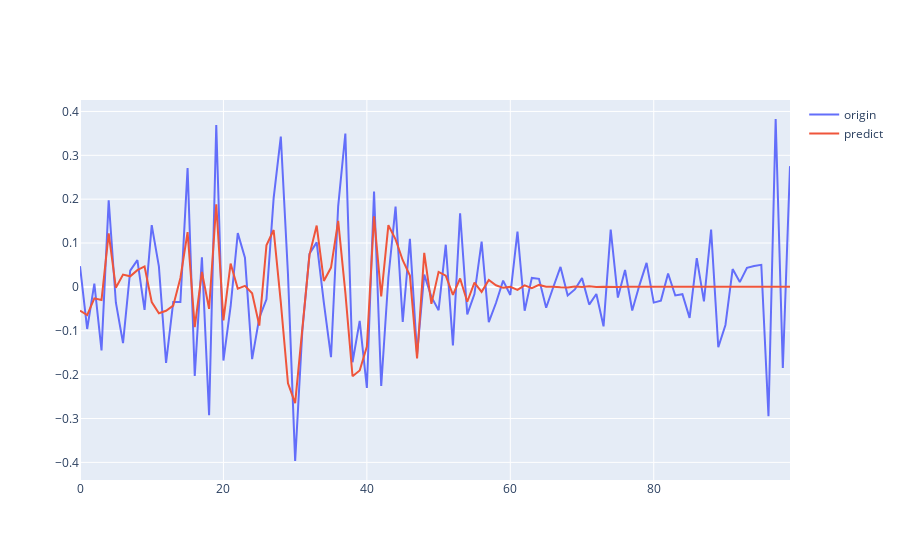

The notebook cell saved with this chart:
### Code cell
return_df=df["vwrtn"].diff()
return_df[0]=0
fig=go.Figure()
nmin=50
nmax=150
model_fit = AutoReg(return_df[:100], lags=6).fit()
num=nmax-nmin
fig.add_trace(go.Scatter(x=list(range(num)),y=return_df[nmin:nmax],name="origin"))
fig.add_trace(go.Scatter(x=list(range(num)),y=model_fit.predict(nmin,nmax),name="predict"))
